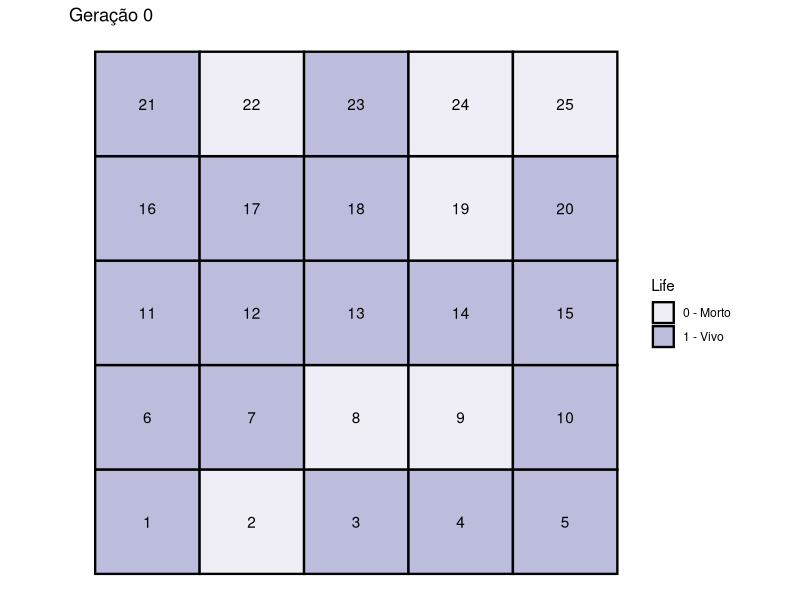
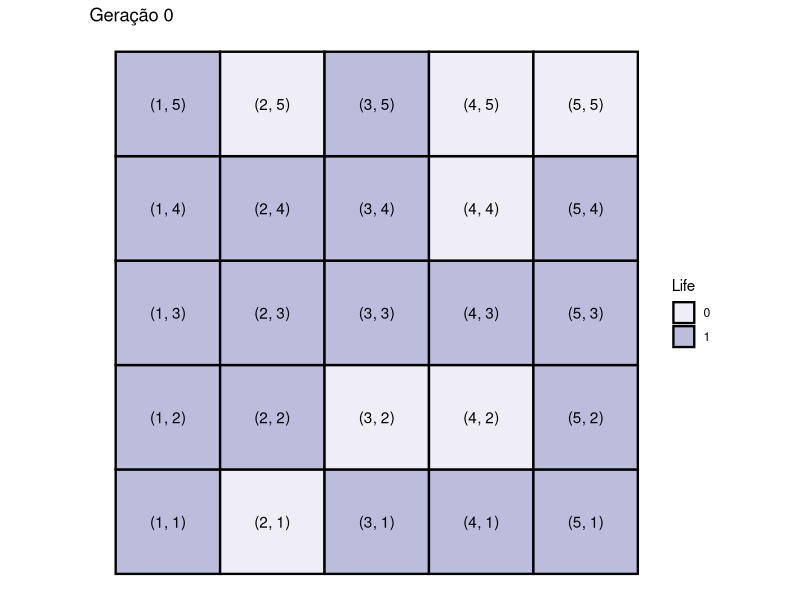
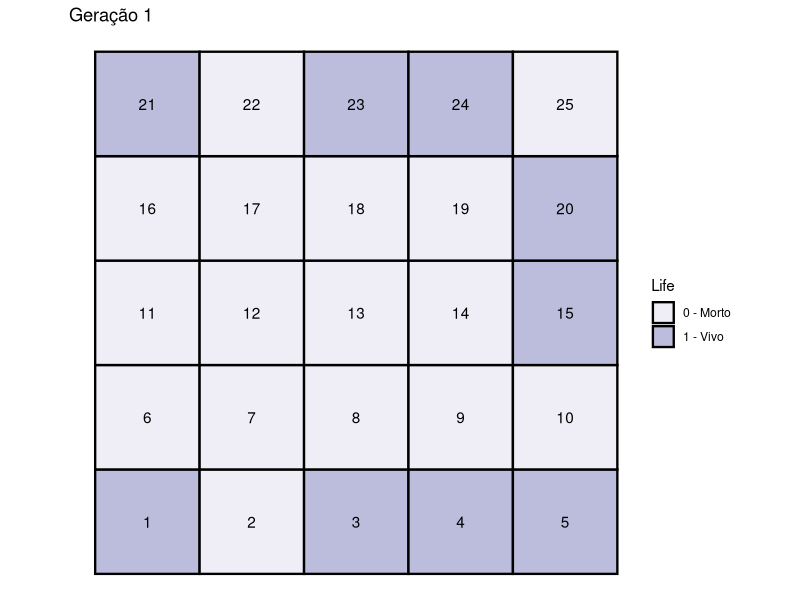
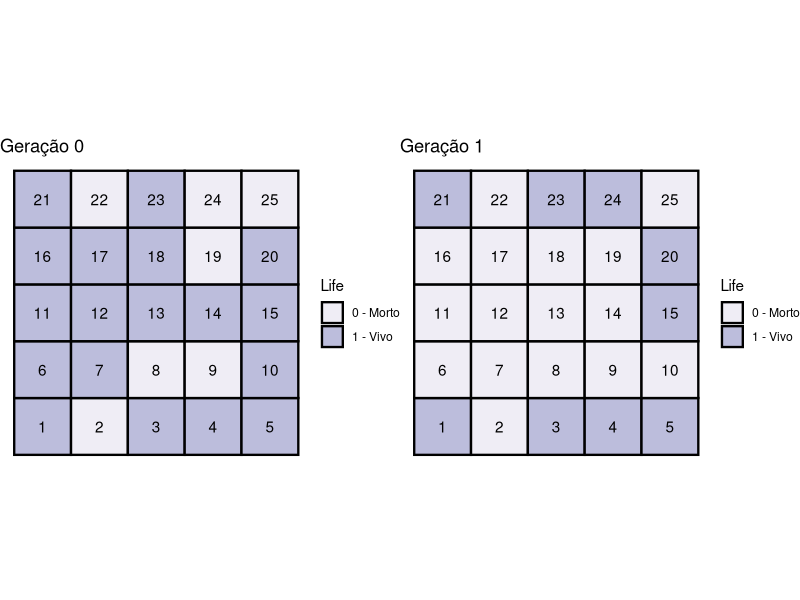
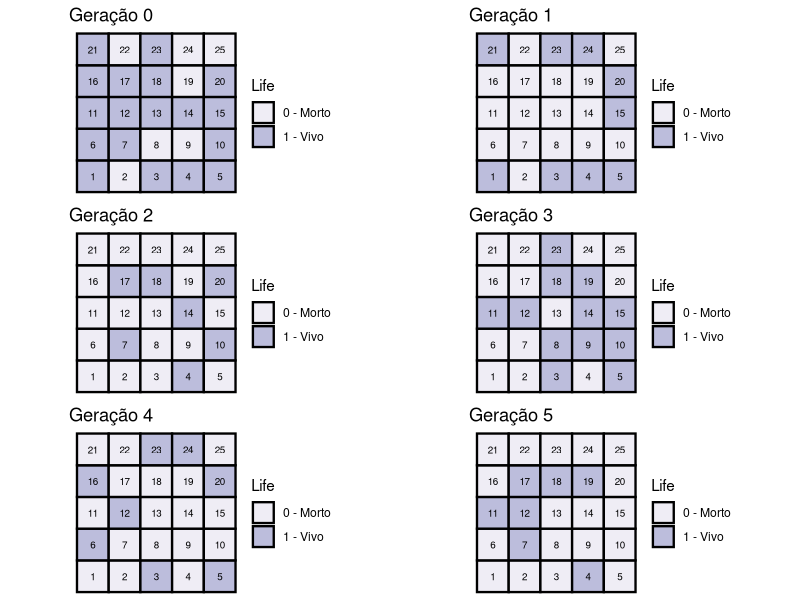

The R script that drew these images, in order:
## ---- chunk 1
knitr::opts_chunk$set(echo = TRUE)
library(tidyverse)
library(gridExtra)
## ---- chunk 2
# Criando o Grid
n <- 5
gridIni <- expand.grid(x = 1:n, y = 1:n)
gridIni$z <- runif(n = n^2, min = 0, max = 1) %>% 
  round(digits = 0)
## ---- chunk 3
# Plotando o Grid
ggplot(data = gridIni) +
  aes(x = x, y = y, fill = factor(z)) + 
  geom_tile(colour = "black", size = 0.8) +
  coord_equal() +
  theme_void() +
  scale_fill_brewer(breaks = c(0, 1), 
                    labels = c("0 - Morto", "1 - Vivo"),
                    type = "seq",
                    direction = 1, 
                    palette = 12) + 
  labs(title = "Geração 0", x = NULL, y = NULL, fill = "Life") +
  geom_text(mapping = aes(label = 1:(n^2))) -> plot0

plot0
## ---- chunk 4
# plot
ggplot(data = gridIni) +
  aes(x = x, y = y, fill = factor(z)) + 
  geom_tile(colour = "black", size = 0.8) +
  coord_equal() +
  theme_void() +
  scale_fill_brewer(breaks = c(0, 1), palette = 12) + 
  labs(title = "Geração 0", x = NULL, y = NULL, fill = "Life") +
  geom_text(mapping = aes(label = paste0("(", gridIni[, 1], ", ", gridIni[, 2], ")")))
## ---- chunk 5
# Matriz ampliada
mat <- matrix(data = 1:n^2, nrow = n)
mat.pad <- rbind(NA, cbind(NA, mat, NA), NA)
mat.pad
## ---- chunk 6
# Matriz com os vizinhos
ind <- 2:(n + 1)
vizinhos <- rbind(N  = as.vector(mat.pad[ind - 1, ind    ]),
                  NE = as.vector(mat.pad[ind - 1, ind + 1]),
                  E  = as.vector(mat.pad[ind    , ind + 1]),
                  SE = as.vector(mat.pad[ind + 1, ind + 1]),
                  S  = as.vector(mat.pad[ind + 1, ind    ]),
                  SO = as.vector(mat.pad[ind + 1, ind - 1]),
                  O  = as.vector(mat.pad[ind    , ind - 1]),
                  NO = as.vector(mat.pad[ind - 1, ind - 1]))

vizinhos
## ---- chunk 7
# Matriz com os estados dos vizinhos
estados.vizinhos <- c()
for (i in 1:n^2) {
  estados.vizinhos <- cbind(estados.vizinhos, gridIni[vizinhos[, i], 3])
}
estados.vizinhos
## ---- chunk 8
# Trocar os 'NA' por 0
estados.vizinhos0 <- estados.vizinhos
estados.vizinhos0[is.na(estados.vizinhos0)] <- 0
estados.vizinhos0
## ---- chunk 9
# Número de vizinhos vivos para cada agente
vivos <- c()
for (i in 1:n^2) {
  vivos <- cbind(vivos, 
                 length(estados.vizinhos0[, i][estados.vizinhos0[, i] == 1]))
}
vivos
## ---- chunk 10
# Criando novo Grid
gridFin <- expand.grid(x = 1:n, y = 1:n)
gridFin$z <- c(NA)

# Atualizando os estados de cada agente
for (i in 1:n^2) {
  if (vivos[i] < 2) {
    gridFin$z[i] <- 0
  }
  if (vivos[i] > 3) {
    gridFin$z[i] <- 0
  }
  if (vivos[i] == 2) {
    gridFin$z[i] <- gridIni$z[i]
  }
  if (vivos[i] == 3) {
    gridFin$z[i] <- 1
  }
}
## ---- chunk 11
# Plotando novo Grid
ggplot(data = gridFin) +
  aes(x = x, y = y, fill = factor(z)) + 
  geom_tile(colour = "black", size = 0.8) +
  coord_equal() +
  theme_void() +
  scale_fill_brewer(breaks = c(0, 1), 
                    labels = c("0 - Morto", "1 - Vivo"),
                    type = "seq",
                    direction = 1, 
                    palette = 12) + 
  labs(title = "Geração 1", x = NULL, y = NULL, fill = "Life") +
  geom_text(mapping = aes(label = 1:(n^2))) -> plot1

plot1
## ---- chunk 12
# Plots lado a lado
grid.arrange(plot0, plot1, ncol = 2)
## ---- chunk 13
# Função que gera o número de vizinhos vivos de cada agente
nViz <- function(n, gridI) {
  
  mat <- matrix(data = 1:n^2, nrow = n)
  mat.pad <- rbind(NA, cbind(NA, mat, NA), NA)
  ind <- 2:(n + 1)
  vizinhos <- rbind(N  = as.vector(mat.pad[ind - 1, ind    ]),
                    NE = as.vector(mat.pad[ind - 1, ind + 1]),
                    E  = as.vector(mat.pad[ind    , ind + 1]),
                    SE = as.vector(mat.pad[ind + 1, ind + 1]),
                    S  = as.vector(mat.pad[ind + 1, ind    ]),
                    SO = as.vector(mat.pad[ind + 1, ind - 1]),
                    O  = as.vector(mat.pad[ind    , ind - 1]),
                    NO = as.vector(mat.pad[ind - 1, ind - 1]))
  estados.vizinhos <- c()
  for (i in 1:n^2) {
    estados.vizinhos <- cbind(estados.vizinhos, gridI[vizinhos[, i], 3])
  }
  estados.vizinhos0 <- estados.vizinhos
  estados.vizinhos0[is.na(estados.vizinhos0)] <- 0
  vivos <- c()
  for (i in 1:n^2) {
    vivos <- cbind(vivos, 
                   length(estados.vizinhos0[, i][estados.vizinhos0[, i] == 1]))
  }
  
  return(vivos)

}
## ---- chunk 14
# Função que gera o grid final com os estados dos agentes
intera <- function(n, gridF, vivos) {
  
  for (i in 1:n^2) {
    if (vivos[i] < 2) {
      gridF$z[i] <- 0
    }
    if (vivos[i] > 3) {
      gridF$z[i] <- 0
    }
    if (vivos[i] == 2) {
      gridF$z[i] <- gridIni$z[i]
    }
    if (vivos[i] == 3) {
      gridF$z[i] <- 1
    }
  }
  
  return(gridF)
  
}
## ---- chunk 15
# Criando Grid inicial
gera0 <- gridIni

# Criando Grids para cada nova geração
gera1 <- intera(n = n, gridF = gera0, vivos = nViz(n = n, gridI = gera0))
gera2 <- intera(n = n, gridF = gera1, vivos = nViz(n = n, gridI = gera1))
gera3 <- intera(n = n, gridF = gera2, vivos = nViz(n = n, gridI = gera2))
gera4 <- intera(n = n, gridF = gera3, vivos = nViz(n = n, gridI = gera3))
gera5 <- intera(n = n, gridF = gera4, vivos = nViz(n = n, gridI = gera4))
## ---- chunk 16
# Criando Plots para cada novo Grid
ggplot(data = gera0) +
  aes(x = x, y = y, fill = factor(z)) + 
  geom_tile(colour = "black", size = 0.8) +
  coord_equal() +
  theme_void() +
  scale_fill_brewer(breaks = c(0, 1), 
                    labels = c("0 - Morto", "1 - Vivo"),
                    type = "seq",
                    direction = 1, 
                    palette = 12) + 
  labs(title = "Geração 0", x = NULL, y = NULL, fill = "Life") +
  geom_text(mapping = aes(label = 1:(n^2)), size = 2.5) -> plotgera0

ggplot(data = gera1) +
  aes(x = x, y = y, fill = factor(z)) + 
  geom_tile(colour = "black", size = 0.8) +
  coord_equal() +
  theme_void() +
  scale_fill_brewer(breaks = c(0, 1), 
                    labels = c("0 - Morto", "1 - Vivo"),
                    type = "seq",
                    direction = 1, 
                    palette = 12) + 
  labs(title = "Geração 1", x = NULL, y = NULL, fill = "Life") +
  geom_text(mapping = aes(label = 1:(n^2)), size = 2.5) -> plotgera1

ggplot(data = gera2) +
  aes(x = x, y = y, fill = factor(z)) + 
  geom_tile(colour = "black", size = 0.8) +
  coord_equal() +
  theme_void() +
  scale_fill_brewer(breaks = c(0, 1), 
                    labels = c("0 - Morto", "1 - Vivo"),
                    type = "seq",
                    direction = 1, 
                    palette = 12) + 
  labs(title = "Geração 2", x = NULL, y = NULL, fill = "Life") +
  geom_text(mapping = aes(label = 1:(n^2)), size = 2.5) -> plotgera2

ggplot(data = gera3) +
  aes(x = x, y = y, fill = factor(z)) + 
  geom_tile(colour = "black", size = 0.8) +
  coord_equal() +
  theme_void() +
  scale_fill_brewer(breaks = c(0, 1), 
                    labels = c("0 - Morto", "1 - Vivo"),
                    type = "seq",
                    direction = 1, 
                    palette = 12) + 
  labs(title = "Geração 3", x = NULL, y = NULL, fill = "Life") +
  geom_text(mapping = aes(label = 1:(n^2)), size = 2.5) -> plotgera3

ggplot(data = gera4) +
  aes(x = x, y = y, fill = factor(z)) + 
  geom_tile(colour = "black", size = 0.8) +
  coord_equal() +
  theme_void() +
  scale_fill_brewer(breaks = c(0, 1), 
                    labels = c("0 - Morto", "1 - Vivo"),
                    type = "seq",
                    direction = 1, 
                    palette = 12) + 
  labs(title = "Geração 4", x = NULL, y = NULL, fill = "Life") +
  geom_text(mapping = aes(label = 1:(n^2)), size = 2.5) -> plotgera4

ggplot(data = gera5) +
  aes(x = x, y = y, fill = factor(z)) + 
  geom_tile(colour = "black", size = 0.8) +
  coord_equal() +
  theme_void() +
  scale_fill_brewer(breaks = c(0, 1), 
                    labels = c("0 - Morto", "1 - Vivo"),
                    type = "seq",
                    direction = 1, 
                    palette = 12) + 
  labs(title = "Geração 5", x = NULL, y = NULL, fill = "Life") +
  geom_text(mapping = aes(label = 1:(n^2)), size = 2.5) -> plotgera5
## ---- chunk 17
# plotando os Grids lado a lado
grid.arrange(plotgera0, plotgera1, plotgera2, plotgera3, plotgera4, plotgera5, 
             ncol = 2)
